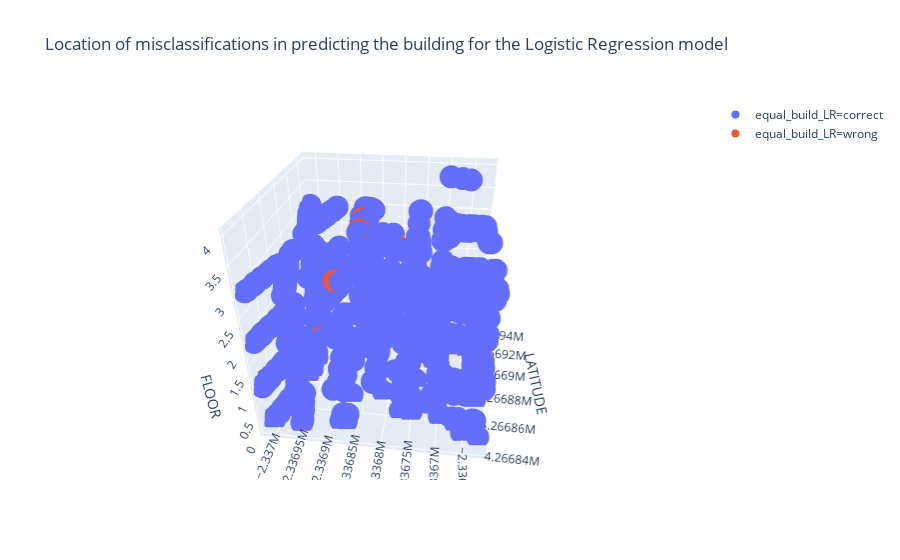

The code cell stored with this chart in its notebook:
### Code cell
#### Actual plotting of misclassifications:

fig = px.scatter_3d(LR_errors_test, x='LONGITUDE', y='LATITUDE', z='FLOOR',
             color='equal_build_LR',
                    title='Location of misclassifications in predicting the building for the Logistic Regression model')

fig.show()

print("It looks like Logistic Regression makes misclassifications between building 1 and 2 on a different place!")

### Figure 1 — Plotly figure (JSON) as saved in the notebook; plotly's stock layout.template omitted (floating-point values rounded to 4 significant figures; data arrays with more than 128 entries replaced by an {"elided": "..."} marker saying what was removed)
{"data": [{"hoverlabel": {"namelength": 0}, "hovertemplate": "equal_build_LR=correct<br>LONGITUDE=%{x}<br>LATITUDE=%{y}<br>FLOOR=%{z}", "legendgroup": "equal_build_LR=correct", "marker": {"color": "#636efa", "symbol": "circle"}, "mode": "markers", "name": "equal_build_LR=correct", "scene": "scene", "showlegend": true, "type": "scatter3d", "x": {"elided": "3341 float values"}, "y": {"elided": "3341 float values"}, "z": {"elided": "3341 int values"}}, {"hoverlabel": {"namelength": 0}, "hovertemplate": "equal_build_LR=wrong<br>LONGITUDE=%{x}<br>LATITUDE=%{y}<br>FLOOR=%{z}", "legendgroup": "equal_build_LR=wrong", "marker": {"color": "#EF553B", "symbol": "circle"}, "mode": "markers", "name": "equal_build_LR=wrong", "scene": "scene", "showlegend": true, "type": "scatter3d", "x": [-2337000.0, -2337000.0, -2337000.0, -2337000.0, -2337000.0, -2337000.0], "y": [4267000.0, 4267000.0, 4267000.0, 4267000.0, 4267000.0, 4267000.0], "z": [3, 3, 3, 0, 3, 3]}], "layout": {"autosize": true, "legend": {"tracegroupgap": 0}, "scene": {"aspectmode": "auto", "aspectratio": {"x": 1, "y": 1, "z": 1}, "camera": {"center": {"x": 0, "y": 0, "z": 0}, "eye": {"x": 0.2367, "y": -1.838, "z": 1.12}, "projection": {"type": "perspective"}, "up": {"x": 0, "y": 0, "z": 1}}, "domain": {"x": [0, 0.98], "y": [0, 1]}, "xaxis": {"title": {"text": "LONGITUDE"}, "type": "linear"}, "yaxis": {"title": {"text": "LATITUDE"}, "type": "linear"}, "zaxis": {"title": {"text": "FLOOR"}, "type": "linear"}}, "title": {"text": "Location of misclassifications in predicting the building for the Logistic Regression model"}}}
